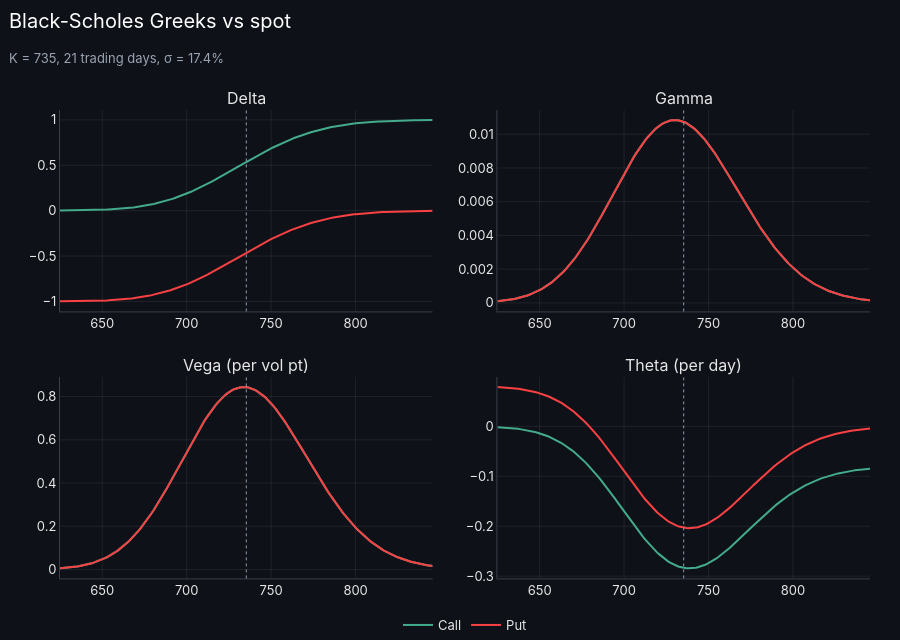

Notebook code cell kept with this figure:
### Code cell
# Black-Scholes Greeks across spot (85%–115% of S0) for a call and a put. Note delta's S-curve; gamma and
# vega peak at the money and are identical for calls and puts; theta is most negative at the money.
spots = np.linspace(0.85 * S0, 1.15 * S0, 200)
greek_names = {'delta': 'Delta', 'gamma': 'Gamma', 'vega': 'Vega (per vol pt)', 'theta': 'Theta (per day)'}
subplot_pos = [dict(row=i // 2 + 1, col=i % 2 + 1) for i in range(len(greek_names))]   # 2×2 grid

fig = make_subplots(rows=2, cols=2, subplot_titles=list(greek_names.values()),
                    vertical_spacing=0.14, horizontal_spacing=0.08)
for kind, color in [('call', UP), ('put', DOWN)]:
    greeks = bs_greeks(spots, K0, T0, rf0, sig0, kind=kind)
    for i, greek in enumerate(greek_names):
        fig.add_scatter(x=spots, y=greeks[greek], name=kind.title(), legendgroup=kind, showlegend=i == 0,
                        line=dict(color=color, width=2), **subplot_pos[i])
for pos in subplot_pos:
    fig.add_vline(x=K0, line=dict(color=NEUTRAL, dash='dot', width=1), **pos)

fig.update_layout(title=func_lib.subtitled('Black-Scholes Greeks vs spot', f'K = {K0:.0f}, {HORIZON} trading days, σ = {sig0:.1%}'),
                  height=640, hovermode='x unified')
fig.show()

### Figure 1 — Plotly figure (JSON) as saved in the notebook; plotly's stock layout.template omitted (floating-point values rounded to 4 significant figures; data arrays with more than 128 entries replaced by an {"elided": "..."} marker saying what was removed)
{"data": [{"legendgroup": "call", "line": {"color": "#43AA8B", "width": 2}, "name": "Call", "showlegend": true, "type": "scatter", "x": {"elided": "200 float values"}, "xaxis": "x", "y": {"elided": "200 float values"}, "yaxis": "y"}, {"legendgroup": "call", "line": {"color": "#43AA8B", "width": 2}, "name": "Call", "showlegend": false, "type": "scatter", "x": {"elided": "200 float values"}, "xaxis": "x2", "y": {"elided": "200 float values"}, "yaxis": "y2"}, {"legendgroup": "call", "line": {"color": "#43AA8B", "width": 2}, "name": "Call", "showlegend": false, "type": "scatter", "x": {"elided": "200 float values"}, "xaxis": "x3", "y": {"elided": "200 float values"}, "yaxis": "y3"}, {"legendgroup": "call", "line": {"color": "#43AA8B", "width": 2}, "name": "Call", "showlegend": false, "type": "scatter", "x": {"elided": "200 float values"}, "xaxis": "x4", "y": {"elided": "200 float values"}, "yaxis": "y4"}, {"legendgroup": "put", "line": {"color": "#F94144", "width": 2}, "name": "Put", "showlegend": true, "type": "scatter", "x": {"elided": "200 float values"}, "xaxis": "x", "y": {"elided": "200 float values"}, "yaxis": "y"}, {"legendgroup": "put", "line": {"color": "#F94144", "width": 2}, "name": "Put", "showlegend": false, "type": "scatter", "x": {"elided": "200 float values"}, "xaxis": "x2", "y": {"elided": "200 float values"}, "yaxis": "y2"}, {"legendgroup": "put", "line": {"color": "#F94144", "width": 2}, "name": "Put", "showlegend": false, "type": "scatter", "x": {"elided": "200 float values"}, "xaxis": "x3", "y": {"elided": "200 float values"}, "yaxis": "y3"}, {"legendgroup": "put", "line": {"color": "#F94144", "width": 2}, "name": "Put", "showlegend": false, "type": "scatter", "x": {"elided": "200 float values"}, "xaxis": "x4", "y": {"elided": "200 float values"}, "yaxis": "y4"}], "layout": {"annotations": [{"font": {"size": 16}, "showarrow": false, "text": "Delta", "x": 0.23, "xanchor": "center", "xref": "paper", "y": 1.0, "yanchor": "bottom", "yref": "paper"}, {"font": {"size": 16}, "showarrow": false, "text": "Gamma", "x": 0.77, "xanchor": "center", "xref": "paper", "y": 1.0, "yanchor": "bottom", "yref": "paper"}, {"font": {"size": 16}, "showarrow": false, "text": "Vega (per vol pt)", "x": 0.23, "xanchor": "center", "xref": "paper", "y": 0.43, "yanchor": "bottom", "yref": "paper"}, {"font": {"size": 16}, "showarrow": false, "text": "Theta (per day)", "x": 0.77, "xanchor": "center", "xref": "paper", "y": 0.43, "yanchor": "bottom", "yref": "paper"}], "height": 640, "hovermode": "x unified", "shapes": [{"line": {"color": "#8d99ae", "dash": "dot", "width": 1}, "type": "line", "x0": 735.3, "x1": 735.3, "xref": "x", "y0": 0, "y1": 1, "yref": "y domain"}, {"line": {"color": "#8d99ae", "dash": "dot", "width": 1}, "type": "line", "x0": 735.3, "x1": 735.3, "xref": "x2", "y0": 0, "y1": 1, "yref": "y2 domain"}, {"line": {"color": "#8d99ae", "dash": "dot", "width": 1}, "type": "line", "x0": 735.3, "x1": 735.3, "xref": "x3", "y0": 0, "y1": 1, "yref": "y3 domain"}, {"line": {"color": "#8d99ae", "dash": "dot", "width": 1}, "type": "line", "x0": 735.3, "x1": 735.3, "xref": "x4", "y0": 0, "y1": 1, "yref": "y4 domain"}], "title": {"subtitle": {"text": "K = 735, 21 trading days, σ = 17.4%"}, "text": "Black-Scholes Greeks vs spot"}, "xaxis": {"anchor": "y", "domain": [0.0, 0.46]}, "xaxis2": {"anchor": "y2", "domain": [0.54, 1.0]}, "xaxis3": {"anchor": "y3", "domain": [0.0, 0.46]}, "xaxis4": {"anchor": "y4", "domain": [0.54, 1.0]}, "yaxis": {"anchor": "x", "domain": [0.57, 1.0]}, "yaxis2": {"anchor": "x2", "domain": [0.57, 1.0]}, "yaxis3": {"anchor": "x3", "domain": [0.0, 0.43]}, "yaxis4": {"anchor": "x4", "domain": [0.0, 0.43]}}}
